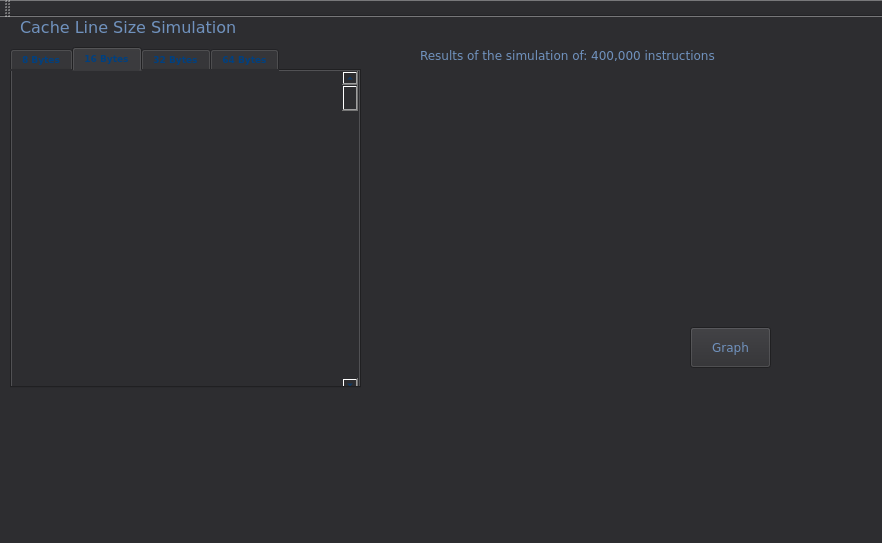
<?xml version="1.0" encoding="UTF-8"?>
<ui version="4.0">
 <class>MainWindow</class>
 <widget class="QMainWindow" name="MainWindow">
  <property name="geometry">
   <rect>
    <x>0</x>
    <y>0</y>
    <width>882</width>
    <height>543</height>
   </rect>
  </property>
  <property name="windowTitle">
   <string>MainWindow</string>
  </property>
  <property name="styleSheet">
   <string notr="true">background-color: rgb(45, 45, 48);</string>
  </property>
  <widget class="QWidget" name="centralWidget">
   <widget class="QTabWidget" name="tabWidget">
    <property name="geometry">
     <rect>
      <x>10</x>
      <y>30</y>
      <width>351</width>
      <height>341</height>
     </rect>
    </property>
    <property name="font">
     <font>
      <family>Verdana</family>
      <pointsize>7</pointsize>
      <weight>75</weight>
      <bold>true</bold>
     </font>
    </property>
    <property name="styleSheet">
     <string notr="true">color: #004080;</string>
    </property>
    <property name="currentIndex">
     <number>1</number>
    </property>
    <widget class="QWidget" name="tab_1">
     <attribute name="title">
      <string>8 Bytes</string>
     </attribute>
     <widget class="QScrollBar" name="verticalScrollBar1">
      <property name="geometry">
       <rect>
        <x>330</x>
        <y>0</y>
        <width>16</width>
        <height>321</height>
       </rect>
      </property>
      <property name="orientation">
       <enum>Qt::Vertical</enum>
      </property>
     </widget>
     <widget class="QTextBrowser" name="textBrowser">
      <property name="geometry">
       <rect>
        <x>0</x>
        <y>0</y>
        <width>331</width>
        <height>321</height>
       </rect>
      </property>
     </widget>
    </widget>
    <widget class="QWidget" name="tab_2">
     <attribute name="title">
      <string>16 Bytes</string>
     </attribute>
     <widget class="QWidget" name="widget2" native="true">
      <property name="geometry">
       <rect>
        <x>0</x>
        <y>0</y>
        <width>331</width>
        <height>321</height>
       </rect>
      </property>
     </widget>
     <widget class="QScrollBar" name="verticalScrollBar2">
      <property name="geometry">
       <rect>
        <x>330</x>
        <y>0</y>
        <width>16</width>
        <height>321</height>
       </rect>
      </property>
      <property name="orientation">
       <enum>Qt::Vertical</enum>
      </property>
     </widget>
    </widget>
    <widget class="QWidget" name="tab_3">
     <attribute name="title">
      <string>32 Bytes</string>
     </attribute>
     <widget class="QWidget" name="widget3" native="true">
      <property name="geometry">
       <rect>
        <x>0</x>
        <y>0</y>
        <width>331</width>
        <height>321</height>
       </rect>
      </property>
     </widget>
     <widget class="QScrollBar" name="verticalScrollBar3">
      <property name="geometry">
       <rect>
        <x>330</x>
        <y>0</y>
        <width>16</width>
        <height>321</height>
       </rect>
      </property>
      <property name="orientation">
       <enum>Qt::Vertical</enum>
      </property>
     </widget>
    </widget>
    <widget class="QWidget" name="tab_4">
     <attribute name="title">
      <string>64 Bytes</string>
     </attribute>
     <widget class="QWidget" name="widget4" native="true">
      <property name="geometry">
       <rect>
        <x>0</x>
        <y>0</y>
        <width>331</width>
        <height>321</height>
       </rect>
      </property>
     </widget>
     <widget class="QScrollBar" name="verticalScrollBar4">
      <property name="geometry">
       <rect>
        <x>330</x>
        <y>0</y>
        <width>16</width>
        <height>321</height>
       </rect>
      </property>
      <property name="orientation">
       <enum>Qt::Vertical</enum>
      </property>
     </widget>
    </widget>
   </widget>
   <widget class="QLabel" name="label">
    <property name="geometry">
     <rect>
      <x>20</x>
      <y>0</y>
      <width>281</width>
      <height>21</height>
     </rect>
    </property>
    <property name="font">
     <font>
      <family>Verdana</family>
      <pointsize>12</pointsize>
     </font>
    </property>
    <property name="styleSheet">
     <string notr="true">color: rgb(112, 146, 190);</string>
    </property>
    <property name="text">
     <string>Cache Line Size Simulation</string>
    </property>
   </widget>
   <widget class="QPushButton" name="pushButton">
    <property name="geometry">
     <rect>
      <x>690</x>
      <y>310</y>
      <width>81</width>
      <height>41</height>
     </rect>
    </property>
    <property name="font">
     <font>
      <family>Verdana</family>
      <pointsize>9</pointsize>
     </font>
    </property>
    <property name="styleSheet">
     <string notr="true">color: rgb(112, 146, 190);</string>
    </property>
    <property name="text">
     <string>Graph</string>
    </property>
   </widget>
   <widget class="QLabel" name="label_5">
    <property name="geometry">
     <rect>
      <x>420</x>
      <y>30</y>
      <width>371</width>
      <height>16</height>
     </rect>
    </property>
    <property name="font">
     <font>
      <family>Verdana</family>
      <pointsize>9</pointsize>
     </font>
    </property>
    <property name="styleSheet">
     <string notr="true">color: rgb(112, 146, 190);</string>
    </property>
    <property name="text">
     <string>Results of the simulation of: 400,000 instructions</string>
    </property>
   </widget>
   <widget class="QWidget" name="layoutWidget">
    <property name="geometry">
     <rect>
      <x>420</x>
      <y>290</y>
      <width>181</width>
      <height>20</height>
     </rect>
    </property>
    <layout class="QHBoxLayout" name="horizontalLayout">
     <item>
      <widget class="QLabel" name="label_2">
       <property name="font">
        <font>
         <family>Verdana</family>
         <pointsize>9</pointsize>
        </font>
       </property>
       <property name="styleSheet">
        <string notr="true">color: rgb(112, 146, 190);</string>
       </property>
       <property name="text">
        <string>Hit Count:</string>
       </property>
      </widget>
     </item>
     <item>
      <widget class="QLabel" name="label_6">
       <property name="font">
        <font>
         <family>Verdana</family>
         <pointsize>9</pointsize>
        </font>
       </property>
       <property name="styleSheet">
        <string notr="true">color: rgb(255, 255, 255);</string>
       </property>
       <property name="text">
        <string/>
       </property>
      </widget>
     </item>
    </layout>
   </widget>
   <widget class="QWidget" name="layoutWidget">
    <property name="geometry">
     <rect>
      <x>420</x>
      <y>320</y>
      <width>181</width>
      <height>20</height>
     </rect>
    </property>
    <layout class="QHBoxLayout" name="horizontalLayout_2">
     <item>
      <widget class="QLabel" name="label_3">
       <property name="font">
        <font>
         <family>Verdana</family>
         <pointsize>9</pointsize>
        </font>
       </property>
       <property name="styleSheet">
        <string notr="true">color: rgb(112, 146, 190);</string>
       </property>
       <property name="text">
        <string>Miss Count:</string>
       </property>
      </widget>
     </item>
     <item>
      <widget class="QLabel" name="label_7">
       <property name="font">
        <font>
         <family>Verdana</family>
         <pointsize>9</pointsize>
        </font>
       </property>
       <property name="styleSheet">
        <string notr="true">color: rgb(255, 255, 255);</string>
       </property>
       <property name="text">
        <string/>
       </property>
      </widget>
     </item>
    </layout>
   </widget>
   <widget class="QWidget" name="layoutWidget">
    <property name="geometry">
     <rect>
      <x>420</x>
      <y>350</y>
      <width>181</width>
      <height>20</height>
     </rect>
    </property>
    <layout class="QHBoxLayout" name="horizontalLayout_3">
     <item>
      <widget class="QLabel" name="label_4">
       <property name="font">
        <font>
         <family>Verdana</family>
         <pointsize>9</pointsize>
        </font>
       </property>
       <property name="styleSheet">
        <string notr="true">color: rgb(112, 146, 190);</string>
       </property>
       <property name="text">
        <string>Hit Ratio:</string>
       </property>
      </widget>
     </item>
     <item>
      <widget class="QLabel" name="label_8">
       <property name="font">
        <font>
         <family>Verdana</family>
         <pointsize>9</pointsize>
        </font>
       </property>
       <property name="styleSheet">
        <string notr="true">color: rgb(255, 255, 255);</string>
       </property>
       <property name="text">
        <string/>
       </property>
      </widget>
     </item>
    </layout>
   </widget>
   <widget class="mywidget" name="PlotRegion" native="true">
    <property name="geometry">
     <rect>
      <x>420</x>
      <y>60</y>
      <width>441</width>
      <height>211</height>
     </rect>
    </property>
   </widget>
  </widget>
  <widget class="QMenuBar" name="menuBar">
   <property name="geometry">
    <rect>
     <x>0</x>
     <y>0</y>
     <width>882</width>
     <height>31</height>
    </rect>
   </property>
  </widget>
  <widget class="QToolBar" name="mainToolBar">
   <attribute name="toolBarArea">
    <enum>TopToolBarArea</enum>
   </attribute>
   <attribute name="toolBarBreak">
    <bool>false</bool>
   </attribute>
  </widget>
  <widget class="QStatusBar" name="statusBar"/>
 </widget>
 <layoutdefault spacing="6" margin="11"/>
 <customwidgets>
  <customwidget>
   <class>mywidget</class>
   <extends>QWidget</extends>
   <header>mywidget.h</header>
   <container>1</container>
  </customwidget>
 </customwidgets>
 <resources/>
 <connections/>
</ui>
